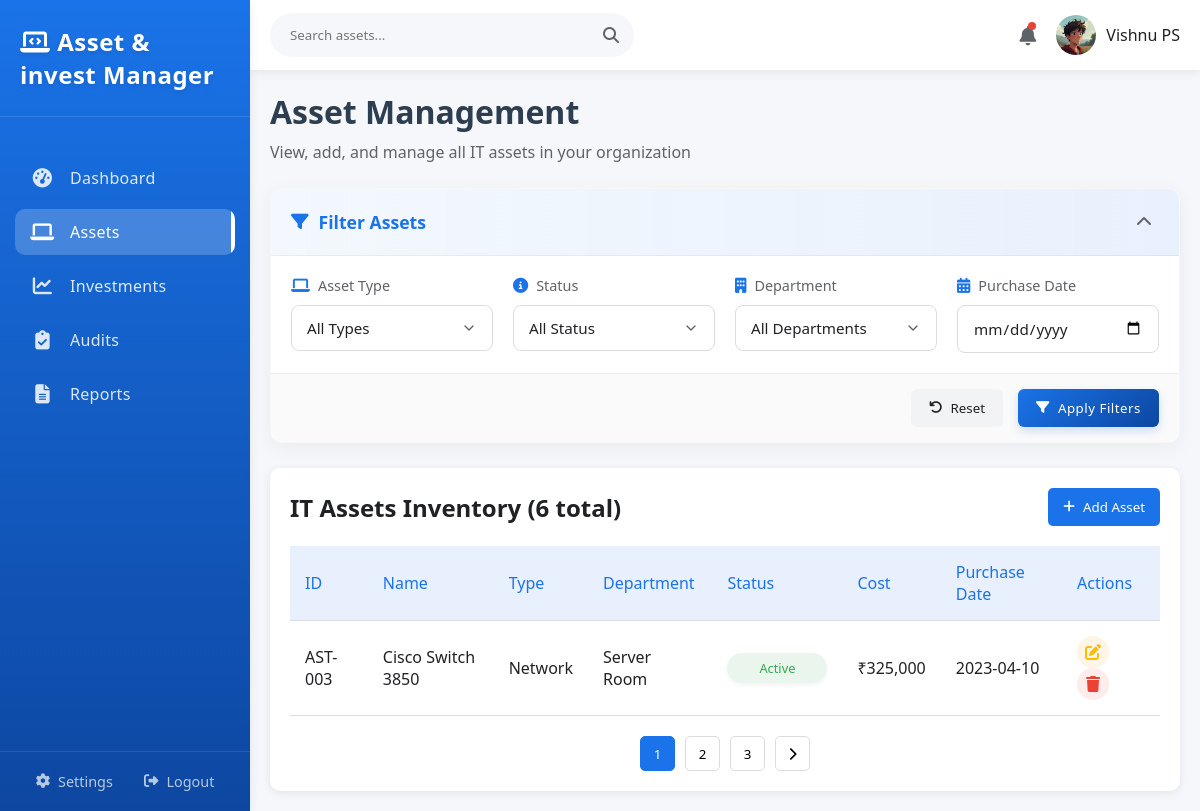
Page /assets.php?type=Network (signed in) on the committed database.
### tables this page shows
CREATE TABLE `assets` (
  `id` int(11) NOT NULL,
  `asset_id` varchar(20) NOT NULL,
  `name` varchar(255) NOT NULL,
  `type` varchar(50) NOT NULL,
  `cost` decimal(12,2) NOT NULL,
  `purchase_date` date NOT NULL,
  `status` varchar(20) NOT NULL DEFAULT 'Active',
  `assigned_to` varchar(255) DEFAULT NULL,
  `location` varchar(100) DEFAULT NULL,
  `created_at` timestamp NOT NULL DEFAULT current_timestamp(),
  `user_id` int(11) DEFAULT NULL
);

### assets.php (the view, shortened to what this page needs)
<?php
include('config.php');
$user_id = $_SESSION['user_id'];
$whereConditions = ["user_id = ?"];
$params = [$user_id];
$types = 'i';
if (isset($_GET['type']) && $_GET['type'] !== 'all') {
    $whereConditions[] = "type = ?";
    $params[] = $_GET['type'];
    $types .= 's';
}
$assetsQuery = "SELECT * FROM assets WHERE ".implode(" AND ", $whereConditions)." ORDER BY id DESC";
$stmt = $conn->prepare($assetsQuery);
$stmt->bind_param($types, ...$params);
$stmt->execute();
$assetsResult = $stmt->get_result();
$totalAssetsQuery = "SELECT COUNT(*) as total FROM assets WHERE user_id = ?";
$totalAssetsStmt = $conn->prepare($totalAssetsQuery);
$totalAssetsStmt->bind_param('i', $user_id);
$totalAssetsStmt->execute();
$totalAssetsResult = $totalAssetsStmt->get_result();
$totalAssetsData = $totalAssetsResult->fetch_assoc();
$totalAssets = $totalAssetsData['total'];
?>
<!DOCTYPE html>
<html lang="en">
<head>
    <link rel="stylesheet" href="styles.css">
    <link rel="stylesheet" href="https://cdnjs.cloudflare.com/ajax/libs/font-awesome/6.4.0/css/all.min.css">
</head>
<body>
    <div class="container">
    <nav class="sidebar">
        <div class="logo">
            <h2><i class="fas fa-laptop-code"></i> Asset & invest Manager</h2>
        </div>
        <ul class="nav-links">
            <li><a href="dashboard.php"><i class="fas fa-tachometer-alt"></i> Dashboard</a></li>
            <li class="active"><a href="assets.php"><i class="fas fa-laptop"></i> Assets</a></li>
            <li><a href="investments.php"><i class="fas fa-chart-line"></i> Investments</a></li>
            <li><a href="audits.html"><i class="fas fa-clipboard-check"></i> Audits</a></li>
            <li><a href="reports.html"><i class="fas fa-file-alt"></i> Reports</a></li>
        </ul>
        <div class="sidebar-footer">
            <a href="settings.php"><i class="fas fa-cog"></i> Settings</a>
            <a href="logout.php"><i class="fas fa-sign-out-alt"></i> Logout</a>
        </div>
    </nav>
        <main class="main-content">
            <div class="top-bar">
                <div class="search-bar">
                    <input type="text" placeholder="Search assets...">
                    <i class="fas fa-search"></i>
                </div>
                <div class="user-profile">
                    <span class="notification-icon"><i class="fas fa-bell"></i></span>
                    <div class="profile-img">
                        <img src="profile.jpeg" alt="User Profile">
                    </div>
                    <span class="user-name"><?php echo $_SESSION['full_name']; ?></span>
                </div>
            </div>
            <div class="dashboard-content">
                <div class="page-header">
                    <h1>Asset Management</h1>
                    <p>View, add, and manage all IT assets in your organization</p>
                </div>
                <div class="filter-section">
                    <div class="filter-header">
                        <h3><i class="fas fa-filter"></i> Filter Assets</h3>
                        <button class="collapse-filters"><i class="fas fa-chevron-up"></i></button>
                    </div>
                    <div class="filter-body">
                        <div class="filter-group">
                            <label for="asset-type">
                                <i class="fas fa-laptop"></i> Asset Type
                            </label>
                            <select id="asset-type" class="filter-select">
                                <option value="all">All Types</option>
                            </select>
                        </div>
                        <div class="filter-group">
                            <label for="asset-status">
                                <i class="fas fa-info-circle"></i> Status
                            </label>
                            <select id="asset-status" class="filter-select">
                                <option value="all">All Status</option>
                            </select>
                        </div>
                        <div class="filter-group">
                            <label for="asset-department">
                                <i class="fas fa-building"></i> Department
                            </label>
                            <select id="asset-department" class="filter-select">
                                <option value="all">All Departments</option>
                            </select>
                        </div>
                        <div class="filter-group">
                            <label for="date-range">
                                <i class="fas fa-calendar-alt"></i> Purchase Date
                            </label>
                            <div class="date-range">
                                <input type="date" id="date-from" class="date-input" value="<?php echo isset($_GET['date_from']) ? $_GET['date_from'] : ''; ?>" placeholder="From">
                            </div>
                        </div>
                    </div>
                    <div class="filter-actions">
                        <button class="reset-btn"><i class="fas fa-undo"></i> Reset</button>
                        <button class="filter-btn"><i class="fas fa-filter"></i> Apply Filters</button>
                    </div>
                </div>
                <div class="table-section">
                    <div class="table-header">
                        <h2>IT Assets Inventory (<?php echo $totalAssets; ?> total)</h2>
                        <div class="table-actions">
                            <button class="add-btn" id="add-asset-btn"><i class="fas fa-plus"></i> Add Asset</button>
                        </div>
                    </div>
                    <div class="table-container">
                        <table class="assets-table">
                            <thead>
                                <tr>
                                    <th>ID</th>
                                    <th>Name</th>
                                    <th>Type</th>
                                    <th>Department</th>
                                    <th>Status</th>
                                    <th>Cost</th>
                                    <th>Purchase Date</th>
                                    <th>Actions</th>
                                </tr>
                            </thead>
                            <tbody>
                                <?php if($assetsResult && $assetsResult->num_rows > 0): ?>
                                <?php while($asset = $assetsResult->fetch_assoc()): ?>
                                <tr>
                                    <td><?php echo $asset['asset_id']; ?></td>
                                    <td><?php echo $asset['name']; ?></td>
                                    <td><?php echo $asset['type']; ?></td>
                                    <td><?php echo $asset['location'] ?? 'N/A'; ?></td>
                                    <td><span class="status-badge <?php echo strtolower($asset['status']); ?>"><?php echo $asset['status']; ?></span></td>
                                    <td>₹<?php echo number_format($asset['cost']); ?></td>
                                    <td><?php echo $asset['purchase_date']; ?></td>
                                    <td>
                                        <button class="action-btn edit" title="Edit" data-id="<?php echo $asset['id']; ?>"><i class="fas fa-edit"></i></button>
                                        <button class="action-btn delete" title="Delete" data-id="<?php echo $asset['id']; ?>"><i class="fas fa-trash"></i></button>
                                    </td>
                                </tr>
                                <?php endwhile; ?>
                                <?php else: ?>
                                <tr>
                                    <td colspan="8" class="no-data">No assets found</td>
                                </tr>
                                <?php endif; ?>
                            </tbody>
                        </table>
                    </div>
                    <div class="pagination">
                        <button class="page-btn active">1</button>
                        <button class="page-btn">2</button>
                        <button class="page-btn">3</button>
                        <button class="page-btn next"><i class="fas fa-chevron-right"></i></button>
                    </div>
                </div>
            </div>
        </main>
    </div>
</body>
</html>

### rows in the picture
assets: asset "AST-003", name "Cisco Switch 3850", type "Network", location "Server Room", status "Active", cost "325,000", purchase_date "2023-04-10"

### other values in the picture
$_SESSION['full_name'] "Vishnu PS"
$totalAssets "6"
